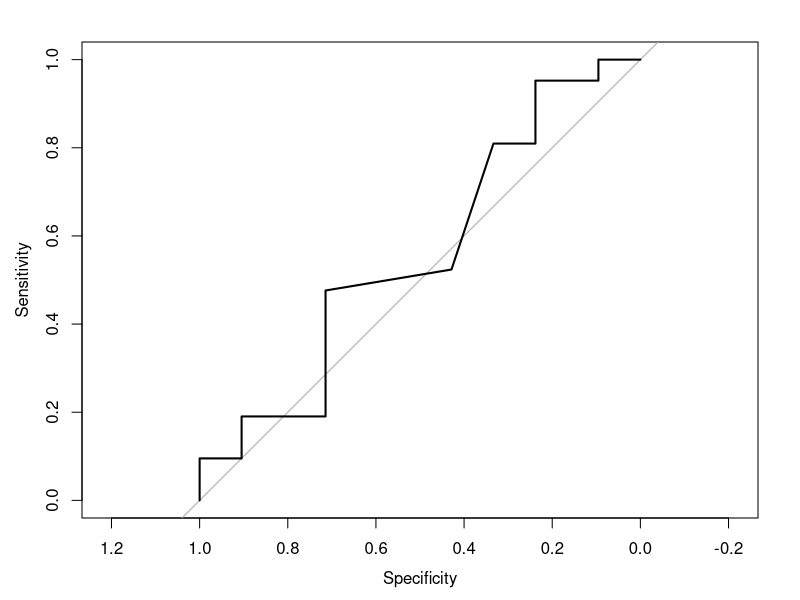
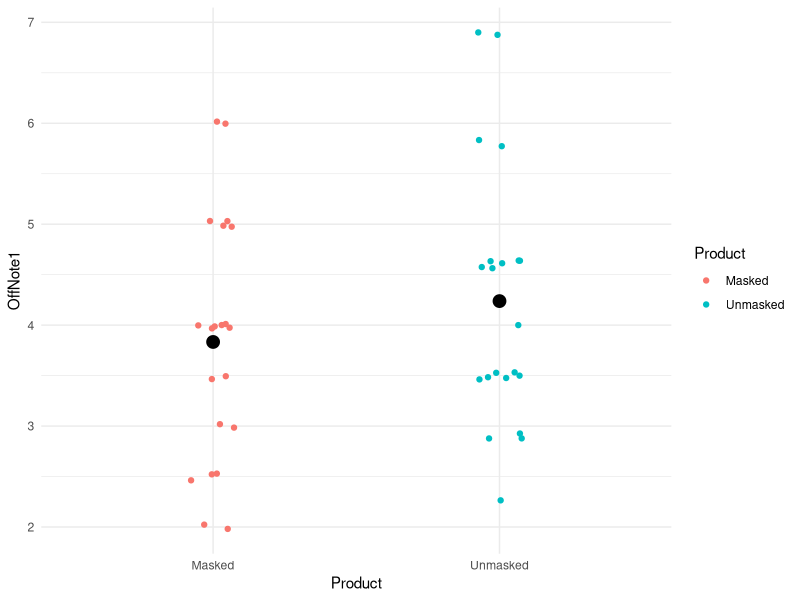
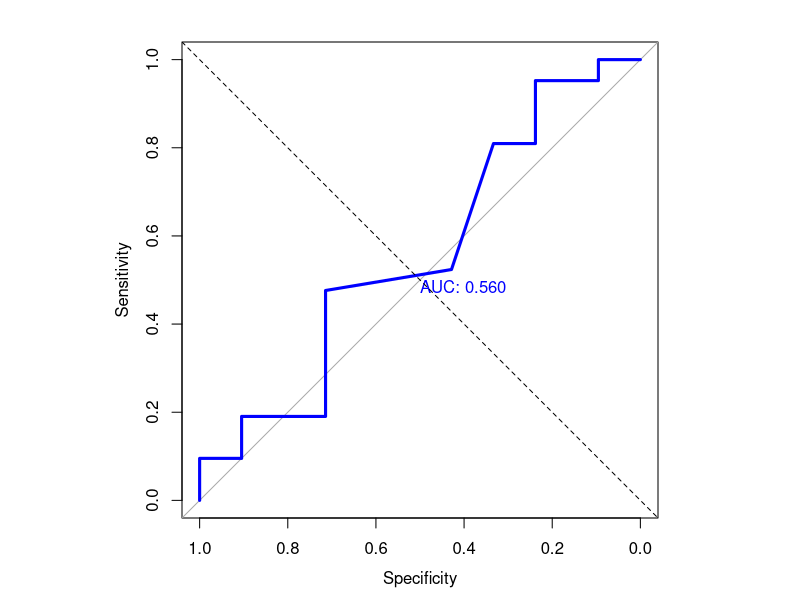

Write the R code that produced these figures, in order.
# =====================================================
# Load packages
# =====================================================
library(dplyr)
library(tidyr)
library(pROC)
library(boot)
library(ggplot2)


# =====================================================
# Read data
# =====================================================
dat <- read.csv("SSP_Workshop_Raw_Data.csv")
# View(SSP_Workshop_Raw_Data)


# Attribute of interest
attr <- "OffNote1"


# =====================================================
# Split into products
# =====================================================
masked   <- dat %>% filter(Product == "Masked") %>% pull(OffNote1)
unmasked <- dat %>% filter(Product == "Unmasked") %>% pull(OffNote1)


# =====================================================
# 1. ANOVA / Mixed Blocking Approach
# =====================================================
fit <- aov(OffNote1 ~ Product + Panelist + factor(Rep),
           data = dat)
summary(fit)


# =====================================================
# 2. Paired Comparison by Panelist x Rep
# =====================================================
paired_dat <- dat %>%
  select(Panelist, Rep, Product, OffNote1) %>%
  pivot_wider(names_from = Product,
              values_from = OffNote1)


t.test(paired_dat$Unmasked,
       paired_dat$Masked,
       paired = TRUE)


wilcox.test(paired_dat$Unmasked,
            paired_dat$Masked,
            paired = TRUE)


# =====================================================
# 3. Parametric Signal Detection Sensitivity (d-prime)
# =====================================================
sp <- sqrt(
  ((length(masked)-1)*var(masked) +
     (length(unmasked)-1)*var(unmasked)) /
    (length(masked)+length(unmasked)-2)
)


d_prime <- (mean(unmasked) - mean(masked))/sp


d_prime


# implied ROC area assuming equal variance SDT
auc_parametric <- pnorm(d_prime / sqrt(2))
auc_parametric


# =====================================================
# 4. Parametric Signal Detection Bias (C)
# =====================================================


# Define a decision threshold (cutoff) on your OffNote1 scale.
# Ratings >= cutoff are treated as "Signal Present" responses.
# (Adjust this value based on your actual sensory scale, e.g., 5 on a 9-point scale)cutoff <- 1
#cutoff <- 1
#H <- mean(unmasked >= cutoff)
#F_rate <- mean(masked >= cutoff)




# Apply a standard correction (e.g., Macmillan & Creelman) to avoid 0 or 1.
# 0 or 1 will result in infinite Z-scores in qnorm().
# Here we use a simple bound, but you can also use (count + 0.5) / (n + 1)
#epsilon <- 0.001
#H <- max(min(H, 1 - epsilon), epsilon)
#F_rate <- max(min(F_rate, 1 - epsilon), epsilon)




# Parametric Criterion (C)
# Negative values = liberal bias (tendency to say yes), Positive = conservative bias
#c_bias <- -0.5 * (qnorm(H) + qnorm(F_rate))


#c_bias


# =====================================================
# 5. ROC Analysis
# =====================================================
roc_obj <- roc(response = dat$Product,
               predictor = dat$OffNote1,
               levels = c("Masked","Unmasked"))


plot(roc_obj)
auc(roc_obj)


# =====================================================
# 6. Non-parametric A-prime
# =====================================================
A_prime <- as.numeric(auc(roc_obj))
A_prime


# =====================================================
# 7. Bootstrap Confidence Interval for A-prime
# =====================================================
boot_auc <- function(data, indices){
  
  d <- data[indices, ]
  
  roc_obj <- roc(response = d$Product,
                 predictor = d$OffNote1,
                 levels = c("Masked","Unmasked"),
                 quiet = TRUE)
  
  as.numeric(auc(roc_obj))
}


set.seed(123)
boot_results <- boot(dat,
                     statistic = boot_auc,
                     R = 10000)


boot.ci(boot_results,
        type = c("perc","bca"))


# =====================================================
# 8. Figures for Presentation
# =====================================================




# Intensity plot


ggplot(dat,
       aes(Product, OffNote1,
           color = Product)) +
  geom_jitter(width = 0.08) +
  stat_summary(fun = mean,
               geom = "point",
               size = 4,
               color = "black") +
  theme_minimal()


# Set the plot region to be square
par(pty = "s")


# ROC Plot
plot(roc_obj,
     print.auc = TRUE,
     col = "blue",
     lwd = 3)
abline(a = 0,
       b = 1,
       lty = 2)
